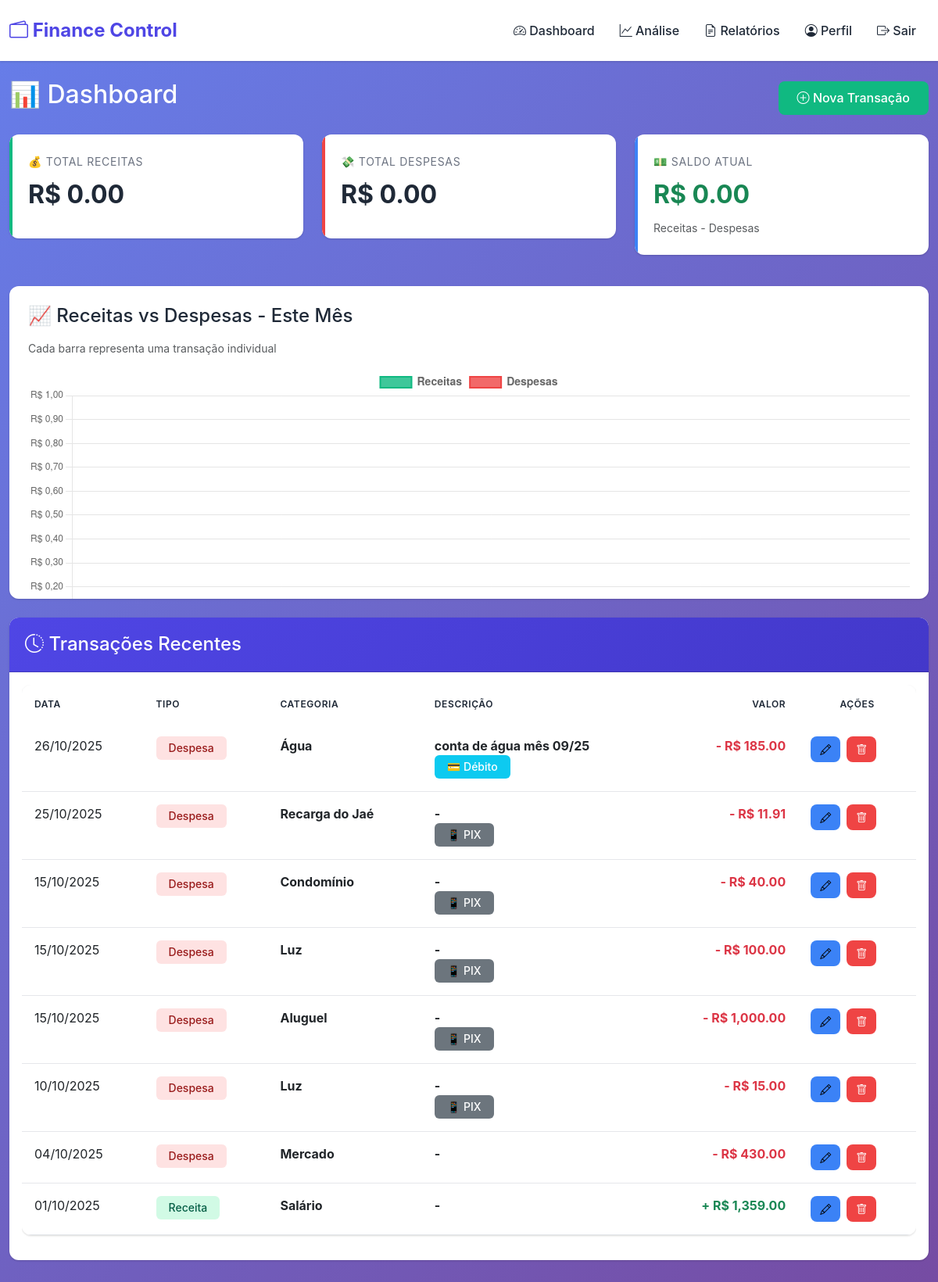
The page /dashboard (signed in) on the database its author committed.
### app/models.py (models this page shows)
class Transaction(db.Model):
    id = db.Column(db.Integer, primary_key=True)
    user_id = db.Column(db.Integer, db.ForeignKey('user.id'))
    type = db.Column(db.String(10))
    category = db.Column(db.String(64))
    amount = db.Column(db.Float, nullable=False)
    date = db.Column(db.Date, nullable=False)
    description = db.Column(db.String(200))
    payment_method = db.Column(db.String(50))  # 'dinheiro', 'cartao_alimentacao', 'cartao_credito', 'debito', 'pix'
    created_at = db.Column(db.DateTime, default=datetime.utcnow)

### app/main/routes.py (the view, shortened to what this page needs)
@bp.route('/dashboard')
@login_required
def dashboard():
    today = date.today()
    start = date(today.year, today.month, 1)
    txs = current_user.transactions.order_by(Transaction.date.desc()).limit(100).all()
    month_txs = current_user.transactions.filter(Transaction.date >= start).all()
    total_income = sum(t.amount for t in month_txs if t.type == 'income')
    total_expenses = sum(t.amount for t in month_txs if t.type == 'expense')
    transactions_data = []
    transactions_data.sort(key=lambda x: x['date'])
    labels = [t['label'] for t in transactions_data]
    incomes = [t['amount'] if t['type'] == 'income' else 0 for t in transactions_data]
    expenses = [t['amount'] if t['type'] == 'expense' else 0 for t in transactions_data]
    return render_template('dashboard.html',
                           transactions=txs,
                           labels=json.dumps(labels),
                           incomes=json.dumps(incomes),
                           expenses=json.dumps(expenses),
                           total_income=total_income,
                           total_expenses=total_expenses)

### app/models.py (called while the page is built)
@login.user_loader
def load_user(id):
    return User.query.get(int(id))

### app/main/templates/main/dashboard.html (shortened to what this page needs)
{% extends 'base.html' %}
{% block content %}
<div class="d-flex justify-content-between align-items-center mb-4">
  <h2 class="text-white">📊 Dashboard</h2>
  <a class="btn btn-success" href="/transaction/add">
    <i class="bi bi-plus-circle"></i> Nova Transação
  </a>
</div>
<div class="row mb-4">
  <div class="col-md-4 mb-3">
    <div class="stat-card success fade-in">
      <div class="stat-label">💰 Total Receitas</div>
      <div class="stat-value">
        R$ {% if total_income is defined %}{{ "{:,.2f}".format(total_income) }}{% else %}0,00{% endif %}
      </div>
    </div>
  </div>
  <div class="col-md-4 mb-3">
    <div class="stat-card danger fade-in">
      <div class="stat-label">💸 Total Despesas</div>
      <div class="stat-value">
        R$ {% if total_expenses is defined %}{{ "{:,.2f}".format(total_expenses) }}{% else %}0,00{% endif %}
      </div>
    </div>
  </div>
  <div class="col-md-4 mb-3">
    <div class="stat-card info fade-in">
      <div class="stat-label">💵 Saldo Atual</div>
      <div class="stat-value {% if ((total_income|default(0)) - (total_expenses|default(0))) >= 0 %}text-success{% else %}text-danger{% endif %}">
        R$ {% if total_income is defined and total_expenses is defined %}
          {{ "{:,.2f}".format(total_income - total_expenses) }}
        {% else %}0,00{% endif %}
      </div>
      <div class="text-muted small">Receitas - Despesas</div>
    </div>
  </div>
</div>
<div class="chart-container fade-in" style="overflow-x:auto; width: 100%">
  <h4 class="mb-3">📈 Receitas vs Despesas - Este Mês</h4>
  <p class="text-muted small mb-3">Cada barra representa uma transação individual</p>
  <canvas id="chart"></canvas>
</div>
<div class="card fade-in">
  <div class="card-header">
    <h4 class="mb-0"><i class="bi bi-clock-history"></i> Transações Recentes</h4>
  </div>
  <div class="card-body">
    {% if transactions is defined and transactions %}
    <div class="table-responsive">
      <table class="table table-hover">
        <thead>
          <tr>
            <th>Data</th>
            <th>Tipo</th>
            <th>Categoria</th>
            <th>Descrição</th>
            <th class="text-end">Valor</th>
            <th class="text-center">Ações</th>
          </tr>
        </thead>
        <tbody>
          {% for t in transactions %}
          <tr>
            <td>{{ t.date.strftime('%d/%m/%Y') if t.date else '-' }}</td>
            <td>
              {% if t.type == 'income' %}
                <span class="badge badge-income">Receita</span>
              {% else %}
                <span class="badge badge-expense">Despesa</span>
              {% endif %}
            </td>
            <td><strong>{{ t.category or '-' }}</strong></td>
            <td>
              <strong>{{ t.description or '-' }}</strong>
              {% if t.payment_method %}
                <br>
                <small class="text-muted">
                  {% if t.payment_method == 'dinheiro' %}
                    <span class="badge bg-success">💵 Dinheiro</span>
                  {% elif t.payment_method == 'debito' %}
                    <span class="badge bg-info">💳 Débito</span>
                  {% elif t.payment_method == 'credito' %}
                    <span class="badge bg-primary">💳 Crédito</span>
                  {% elif t.payment_method == 'pix' %}
                    <span class="badge bg-secondary">📱 PIX</span>
                  {% endif %}
                </small>
              {% endif %}
            </td>
            <td class="text-end">
              <strong class="{% if t.type == 'income' %}text-success{% else %}text-danger{% endif %}">
                {% if t.type == 'income' %}+{% else %}-{% endif %}
                R$ {{ "{:,.2f}".format(t.amount) if t.amount else '0,00' }}
              </strong>
            </td>
            <td class="text-center">
              <div class="action-buttons">
                <a href="/transaction/edit/{{ t.id }}" class="btn btn-sm btn-info" title="Editar">
                  <i class="bi bi-pencil"></i>
                </a>
                <a href="/transaction/delete/{{ t.id }}" class="btn btn-sm btn-danger" title="Excluir" onclick="return confirm('Tem certeza que deseja excluir esta transação?')">
                  <i class="bi bi-trash"></i>
                </a>
              </div>
            </td>
          </tr>
          {% endfor %}
        </tbody>
      </table>
    </div>
    {% endif %}
  </div>
</div>
<script>
  document.addEventListener('DOMContentLoaded', function() {
    {% if labels is defined and incomes is defined and expenses is defined %}
    const labels = {{ labels | safe }};
    const incomes = {{ incomes | safe }};
    const expenses = {{ expenses | safe }};
    const canvas = document.getElementById('chart');
    if (!canvas) {
      console.error('Canvas não encontrado');
      return;
    }
    const ctx = canvas.getContext('2d');
    new Chart(ctx, {
      type: 'bar',
      data: {
        labels: labels,
        datasets: [
          {
            label: 'Receitas',
            data: incomes,
            backgroundColor: 'rgba(16, 185, 129, 0.8)',
            borderColor: 'rgba(16, 185, 129, 1)',
            borderWidth: 2,
            borderRadius: 8
          },
          {
            label: 'Despesas',
            data: expenses,
            backgroundColor: 'rgba(239, 68, 68, 0.8)',
            borderColor: 'rgba(239, 68, 68, 1)',
            borderWidth: 2,
            borderRadius: 8
          }
        ]
      },
      options: {
        responsive: true,
        maintainAspectRatio: false,
        aspectRatio: 2,
        plugins: {
          legend: {
            position: 'top',
            labels: {
              font: {size: 14, weight: 'bold'}
            }
          },
          tooltip: {
            callbacks: {
              label: function(context) {
                return context.dataset.label + ': R$ ' + context.parsed.y.toFixed(2).replace('.', ',');
              }
            }
          }
        },
        scales: {
          x: {
            ticks: {
              maxRotation: 60,
              minRotation: 45,
              font: { size: 9, weight: 'bold' },
              autoSkip: false,
            },
            grid: { display: false },
          },
          y: {
            beginAtZero: true,
            ticks: {
              callback: function(value) {
                return 'R$ ' + value.toFixed(2).replace('.', ',');
              }
            }
          }
        }
      }
    });
    {% else %}
    console.warn('Dados do gráfico não disponíveis');
    {% endif %}
  });
</script>
{% endblock %}

### app/main/templates/main/base.html (shortened to what this page needs)
<!doctype html>
<html lang="pt-br">
<head>
  <link href="https://cdn.jsdelivr.net/npm/bootstrap@5.3.0/dist/css/bootstrap.min.css" rel="stylesheet">
  <link href="https://cdn.jsdelivr.net/npm/bootstrap-icons@1.11.0/font/bootstrap-icons.css" rel="stylesheet">
  <link href="/static/css/custom.css" rel="stylesheet">
</head>
<body>
<nav class="navbar navbar-expand-lg navbar-light bg-light">
  <div class="container-fluid">
    <a class="navbar-brand" href="/">
      <i class="bi bi-wallet2"></i> Finance Control
    </a>
    <div class="collapse navbar-collapse" id="navbarNav">
      <ul class="navbar-nav ms-auto">
        {% if current_user.is_authenticated %}
        <li class="nav-item"><a class="nav-link" href="/dashboard"><i class="bi bi-speedometer2"></i> Dashboard</a></li>
        <li class="nav-item"><a class="nav-link" href="/analytics"><i class="bi bi-graph-up"></i> Análise</a></li>
        <li class="nav-item"><a class="nav-link" href="/reports"><i class="bi bi-file-earmark-text"></i> Relatórios</a></li>
        <li class="nav-item"><a class="nav-link" href="/profile"><i class="bi bi-person-circle"></i> Perfil</a></li>
        <li class="nav-item"><a class="nav-link" href="/auth/logout"><i class="bi bi-box-arrow-right"></i> Sair</a></li>
        {% else %}
        <li class="nav-item"><a class="nav-link" href="/auth/login"><i class="bi bi-box-arrow-in-right"></i> Entrar</a></li>
        <li class="nav-item"><a class="nav-link" href="/auth/register"><i class="bi bi-person-plus"></i> Registrar</a></li>
        {% endif %}
      </ul>
    </div>
  </div>
</nav>
<div class="container mt-4">
  {% block content %}{% endblock %}
</div>
</body>
</html>

### app/static/css/custom.css (style rules this page uses)
:root { --primary-color: #4f46e5; --primary-dark: #4338ca; --success-color: #10b981; --danger-color: #ef4444; --warning-color: #f59e0b; --info-color: #3b82f6; --dark-color: #1f2937; --light-color: #f3f4f6; --border-radius: 12px; --shadow: 0 1px 3px 0 rgba(0, 0, 0, 0.1), 0 1px 2px 0 rgba(0, 0, 0, 0.06); --shadow-lg: 0 10px 15px -3px rgba(0, 0, 0, 0.1), 0 4px 6px -2px rgba(0, 0, 0, 0.05); }
* { margin: 0; padding: 0; box-sizing: border-box; }
body { font-family: 'Inter', -apple-system, BlinkMacSystemFont, 'Segoe UI', Roboto, sans-serif; background: linear-gradient(135deg, #667eea 0%, #764ba2 100%); min-height: 100vh; padding-bottom: 40px; color: var(--dark-color); }
.navbar { background: white !important; box-shadow: var(--shadow); padding: 1rem 0; border-radius: 0; }
.navbar-brand { font-weight: 700; font-size: 1.5rem; color: var(--primary-color) !important; }
.nav-link { font-weight: 500; color: var(--dark-color) !important; transition: all 0.3s ease; margin: 0 0.5rem; }
.container { max-width: 1200px; }
.card { border: none; border-radius: var(--border-radius); box-shadow: var(--shadow); transition: all 0.3s ease; background: white; margin-bottom: 1.5rem; }
.card-header { background: linear-gradient(135deg, var(--primary-color), var(--primary-dark)); color: white; border-radius: var(--border-radius) var(--border-radius) 0 0 !important; padding: 1.25rem; font-weight: 600; }
.btn { border-radius: 8px; padding: 0.6rem 1.5rem; font-weight: 500; transition: all 0.3s ease; border: none; }
.btn-success { background: var(--success-color); }
.btn-danger { background: var(--danger-color); }
.btn-info { background: var(--info-color); }
.table { background: white; border-radius: var(--border-radius); overflow: hidden; box-shadow: var(--shadow); }
.table thead { background: var(--light-color); }
.table thead th { font-weight: 600; text-transform: uppercase; font-size: 0.75rem; letter-spacing: 0.05em; color: var(--dark-color); border: none; padding: 1rem; }
.table tbody tr { transition: all 0.2s ease; }
.table td { padding: 1rem; border-color: #e5e7eb; }
.stat-card { background: white; border-radius: var(--border-radius); padding: 1.5rem; box-shadow: var(--shadow); transition: all 0.3s ease; position: relative; overflow: hidden; }
.stat-card::before { content: ''; position: absolute; top: 0; left: 0; width: 4px; height: 100%; background: var(--primary-color); }
.stat-card.success::before { background: var(--success-color); }
.stat-card.danger::before { background: var(--danger-color); }
.stat-card.info::before { background: var(--info-color); }
.stat-value { font-size: 2rem; font-weight: 700; color: var(--dark-color); margin: 0.5rem 0; }
.stat-label { font-size: 0.875rem; color: #6b7280; text-transform: uppercase; letter-spacing: 0.05em; }
.badge { padding: 0.5rem 1rem; border-radius: 6px; font-weight: 500; font-size: 0.875rem; }
.badge-income { background: #d1fae5; color: #065f46; }
.badge-expense { background: #fee2e2; color: #991b1b; }
.chart-container { background: white; border-radius: var(--border-radius); padding: 1.5rem; box-shadow: var(--shadow); margin: 1.5rem 0; height: 400px; }
.chart-container canvas { max-height: 350px; }
.fade-in { animation: fadeIn 0.5s ease-out; }
.action-buttons { display: flex; gap: 0.5rem; }
.btn-sm { padding: 0.375rem 0.75rem; font-size: 0.875rem; }

### rows shown on the page
Transaction: date "26/10/2025", type "Despesa", category "Água", description "conta de água mês 09/25", payment_method "💳 Débito", amount "185.00"
Transaction: date "25/10/2025", type "Despesa", category "Recarga do Jaé", description "-", payment_method "📱 PIX", amount "11.91"
Transaction: date "15/10/2025", type "Despesa", category "Condomínio", description "-", payment_method "📱 PIX", amount "40.00"
Transaction: date "15/10/2025", type "Despesa", category "Luz", description "-", payment_method "📱 PIX", amount "100.00"
Transaction: date "15/10/2025", type "Despesa", category "Aluguel", description "-", payment_method "📱 PIX", amount "1,000.00"
Transaction: date "10/10/2025", type "Despesa", category "Luz", description "-", payment_method "📱 PIX", amount "15.00"
Transaction: date "04/10/2025", type "Despesa", category "Mercado", description "-", amount "430.00"
Transaction: date "01/10/2025", type "Receita", category "Salário", description "-", amount "1,359.00"

### other values the page prints
{{ "{:,.2f}".format(total_income) }} "0.00"
{{ "{:,.2f}".format(total_expenses) }} "0.00"
{{ "{:,.2f}".format(total_income - total_expenses) }} "0.00"
